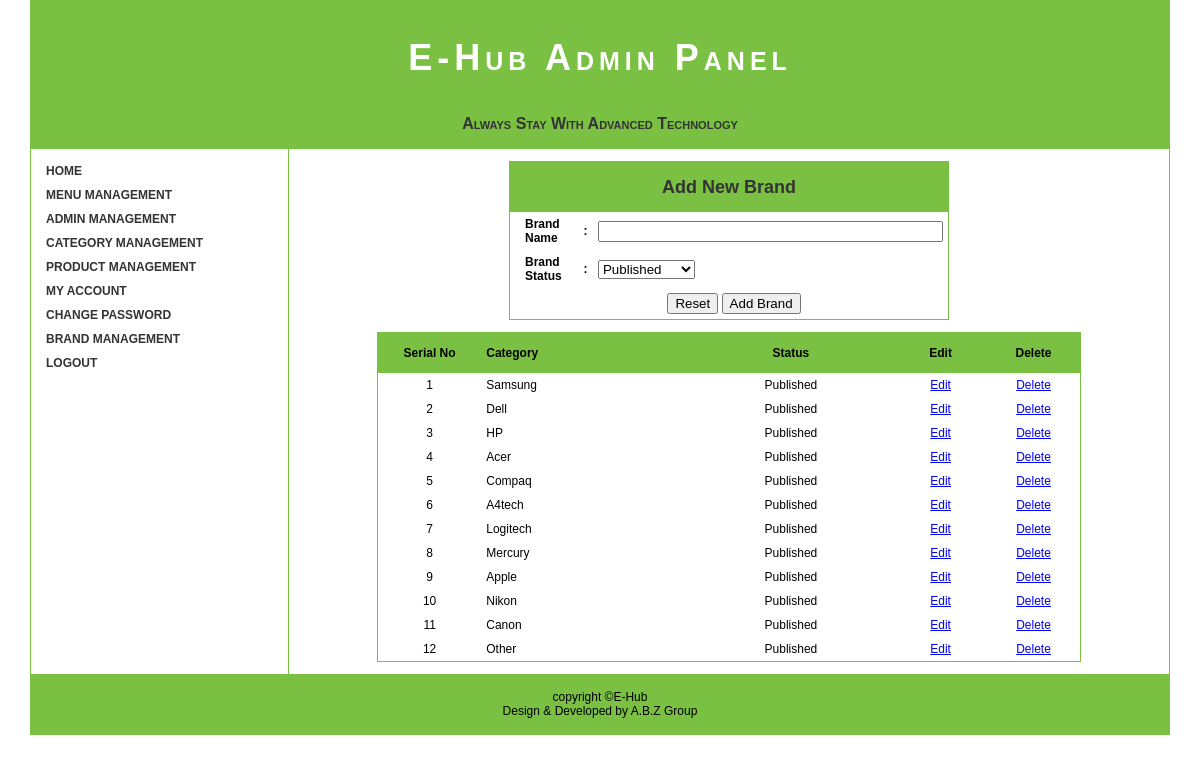
The app's page /admin/brand_manage.php (signed in) with its own data.
### tables this page shows
CREATE TABLE IF NOT EXISTS `menu` (
  `mid` int(11) NOT NULL AUTO_INCREMENT,
  `mname` varchar(255) NOT NULL,
  `mlink` varchar(255) NOT NULL,
  `mcategory` varchar(255) NOT NULL,
  `mstatus` varchar(255) NOT NULL,
  PRIMARY KEY (`mid`)
);

CREATE TABLE IF NOT EXISTS `brand` (
  `bid` int(11) NOT NULL AUTO_INCREMENT,
  `bname` varchar(255) NOT NULL,
  `bstatus` varchar(255) NOT NULL,
  PRIMARY KEY (`bid`)
);

### admin/brand_manage.php (the view, shortened to what this page needs)
<?php
$aid=$_SESSION['aid'];
$acat=$_SESSION['category'];
$aname=$_SESSION['name'];
$astatus=$_SESSION['astatus'];
if($acat!="" and $aid!="" and $aname!="" and $astatus=="Published")
{
?>
<!DOCTYPE html>
<html>
<head>
</head>
<body>
<table width="95%" border="0" cellspacing="0" cellpadding="0" align="center" style="border:1px solid #7ac143;">
  <tr>
    <?php
	include("header.php");
	?>
  </tr>
  <tr height="auto">
    <td width="20%" align="left">
    <table width="100%" border="0" cellspacing="0" cellpadding="0" >
          <tr>
            <td width="20%" style="border-right:1px solid #7ac143; height:auto;" valign="top">
            <?php
			include("menu.php");
			?>
            </td>
            <td width="80%" align="center" valign="middle"  style="height:auto;">
            <form action="submit.php" method="post" name="menu">
            <table width="50%" border="0" cellspacing="0" cellpadding="5" style="border:1px solid #7ac143;">
              <tr>
                <td height="40" colspan="3" style="background-color:#7ac143; text-align:center; font-size:18px; color:#333;"><strong>Add New Brand</strong></td>
              </tr>
              <tr>
                <td width="40%" align="left" valign="middle" style="padding-left:15px;"><strong>Brand Name</strong></td>
                <td width="5%" align="center" valign="middle"><strong>:</strong></td>
                <td width="55%" align="left" valign="middle"><input name="bname" type="text" required="required" id="bname" size="40" /></td>
              </tr>
              <tr>
                <td width="40%" align="left" valign="middle" style="padding-left:15px;"><strong>Brand Status</strong></td>
                <td width="5%" align="center" valign="middle"><strong>:</strong></td>
                <td width="55%" align="left" valign="middle"><select name="bstatus" id="bstatus">
                  <option value="Published">Published</option>
                </select></td>
              </tr>
              <tr>
                <td colspan="3" align="center" valign="middle" style="padding-left:15px;"><input type="reset" name="Reset" id="button" value="Reset" />
                  <input type="submit" name="submit" id="submit" value="Add Brand" /></td>
                </tr>
            </table>
            </form>
            <table width="80%" border="0" cellspacing="0" cellpadding="5" style="border:1px solid #7ac143;">
              <tr style=" background-color:#7ac143; ">
                <td width="10%" height="30" align="center" valign="middle"><strong>Serial No</strong></td>
                <td width="20%" height="30" align="left" valign="middle"><strong>Category</strong></td>
                <td width="20%" height="30" align="center" valign="middle"><strong>Status</strong></td>
                <td width="9%" height="30" align="center" valign="middle"><strong>Edit</strong></td>
                <td width="9%" height="30" align="center" valign="middle"><strong>Delete</strong></td>
              </tr>
              <?php
			  $serial=1;
			  $sql=mysql_query("select * from brand");
			  while($data_brand=mysql_fetch_array($sql))
			  {
			  ?>
              <tr>
                <td width="10%" align="center" valign="middle"><?php echo $serial; ?></td>
                <td width="20%" align="left" valign="middle"> <?php  echo $data_brand['bname'];?></td>
                <td width="20%" align="center" valign="middle"><?php  echo $data_brand['bstatus'];?></td>
                <td width="9%" align="center" valign="middle"><a href="brand_edit.php<?php echo "?brandid=$data_brand[bid]"; ?>"> Edit</a></td>
                <td width="9%" align="center" valign="middle"><?php echo "<a href=\"javascript:deleteAdmin(delaid=$data_brand[bid])\">Delete</a>";?></td>
              </tr>
              <?php
			  $serial++;
			  }
			  ?>
            </table>
            </td>
        </tr>
	  </table>
    </td>
  </tr>
  <tr>
    <?php
	include("footer.php");
	?>
  </tr>
</table>
</body>
</html>
<?php
}
else
{
	$_SESSION['msg']="Please login first";
	header("Location:index.php");
}
?>

### admin/header.php
<td height="120"  align="center" valign="middle"  style=" background-color:#7ac143; font-variant:small-caps; font-weight:bold;">
    <p style="font-size:36px; color:#FFF; letter-spacing:5px;"> E-Hub Admin Panel</p>
    <p style="font-size:16px; color:#333;"> Always Stay With Advanced Technology </p>
    </td>

### admin/menu.php
<link href="style.css" rel="stylesheet" type="text/css" />
<ul>
            <?php
			if($acat=='Superadmin')
			{
				$sql=mysql_query("select * from menu where mstatus='Published'");
			}
			else
			{
				$sql=mysql_query("select * from menu where mstatus='Published' and mcategory!='Superadmin'");
			}
			while($data=mysql_fetch_array($sql))
			{
			?>
            	<li > <a href="<?php echo $data["mlink"]; ?>" > <?php echo $data['mname'];?></a>
                </li>
                <?php
			}
				?>
        </ul>

### admin/footer.php
<td height="60"  align="center" valign="middle" style=" background-color:#7ac143;"> <p>  copyright &copy;E-Hub <br/> Design &amp; Developed by A.B.Z Group</p></td>

### admin/style.css (style rules this page uses)
td ul { list-style-type:none; margin:10px 0px 10px 0px; padding:0; overflow:hidden; }
td ul li { float:left; }
td ul li a:link,td ul li a:visited { display:block; width:237px; font-weight:bold; color:#333; text-align:left; padding:5px 5px 5px 15px; text-decoration:none; text-transform:uppercase; }

### admin/brand_manage.php (style rules this page uses)
body { margin:0; padding:0; font-family:Verdana, Geneva, sans-serif; font-size:12px; }

### records on screen
menu: mname "HOME"
menu: mname "MENU MANAGEMENT"
menu: mname "ADMIN MANAGEMENT"
menu: mname "CATEGORY MANAGEMENT"
menu: mname "PRODUCT MANAGEMENT"
menu: mname "MY ACCOUNT"
menu: mname "CHANGE PASSWORD"
menu: mname "BRAND MANAGEMENT"
menu: mname "LOGOUT"
brand: bname "Samsung", bstatus "Published"
brand: bname "Dell", bstatus "Published"
brand: bname "HP", bstatus "Published"
brand: bname "Acer", bstatus "Published"
brand: bname "Compaq", bstatus "Published"
brand: bname "A4tech", bstatus "Published"
brand: bname "Logitech", bstatus "Published"
brand: bname "Mercury", bstatus "Published"
brand: bname "Apple", bstatus "Published"
brand: bname "Nikon", bstatus "Published"
brand: bname "Canon", bstatus "Published"
brand: bname "Other", bstatus "Published"
